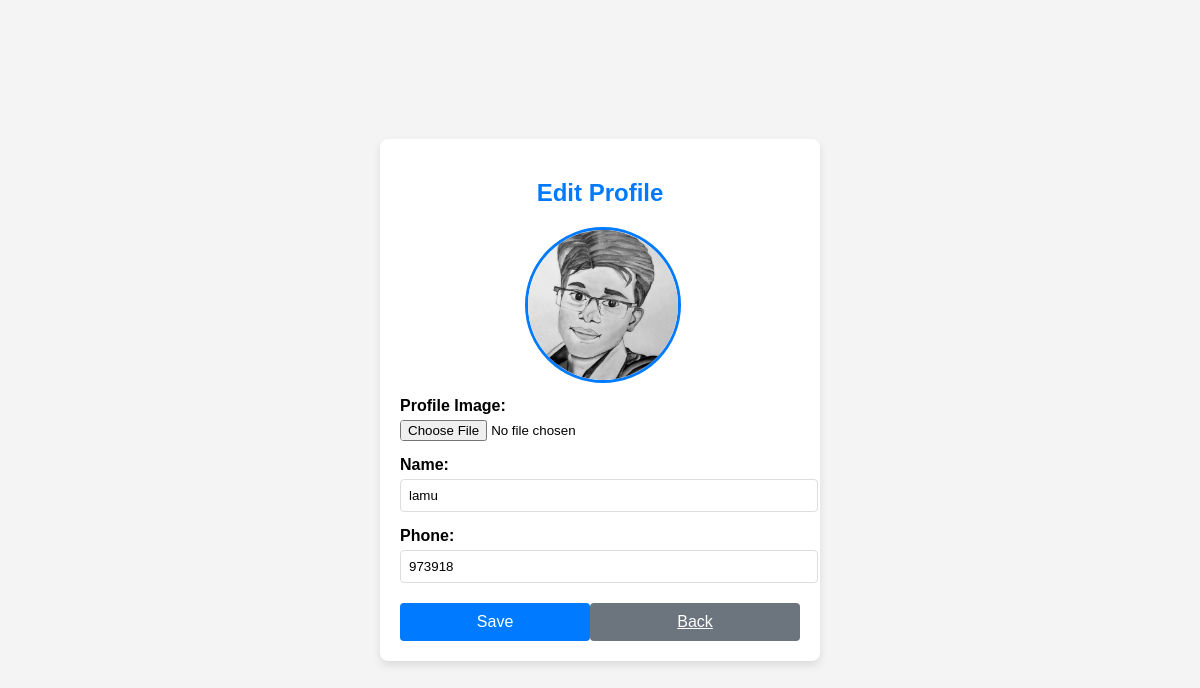
Screenshot of /profile_edit (signed in) with the database file from the repository.
### app.py (models this page shows)
class User(db.Model):
    id = db.Column(db.Integer, primary_key=True)
    username = db.Column(db.String(80), unique=True, nullable=False)
    email = db.Column(db.String(120), unique=True, nullable=False)
    password = db.Column(db.String(120), nullable=False)
    phone = db.Column(db.String(20), nullable=True)
    profile_image = db.Column(db.String(120), nullable=True)
    name = db.Column(db.String(120), nullable=True)
    loyalty_points = db.Column(db.Integer, default=0)
    loyalty_rating = db.Column(db.String(20), default='Silver')
    status = db.Column(db.String(20), nullable=True)
    wishlist = db.relationship('Trip', secondary=wishlist_trips, backref='wishlisted_by')
    booked_trips = db.relationship('Trip', secondary=booked_trips, backref='booked_by')
    past_trips = db.relationship('Trip', secondary=past_trips, backref='past_by')
    trips = db.relationship('Trip', back_populates='user')

### app.py (the view)
@app.route('/profile_edit')
def profile_edit():
    if 'username' not in session:
        flash("Please login to access your profile.", "error")
        return redirect(url_for('signin'))
    username = session['username']
    user = User.query.filter_by(username=username).first()
    return render_template('profile_edit.html', user=user)

### templates/profile_edit.html (shortened to what this page needs)
<!DOCTYPE html>
<html lang="en">
<head>
</head>
<body>
    <div class="profile-edit-container">
        <h2>Edit Profile</h2>
        <div class="profile-image-container">
            {% if user.profile_image %}
                <img src="{{ url_for('static', filename=user.profile_image.replace('\\', '/')) }}" alt="Profile Image" id="profileImagePreview">
            {% else %}
                <img src="{{ url_for('static', filename='uploads/default_profile.png') }}" alt="Profile Image" id="profileImagePreview">
            {% endif %}
        </div>
        <form action="{{ url_for('profile_update') }}" method="post" enctype="multipart/form-data">
            <div class="form-group">
                <label for="profile_image">Profile Image:</label>
                <input type="file" name="profile_image" id="profile_image" accept="image/*" onchange="previewProfileImage(event)">
            </div>
            <div class="form-group">
                <label for="name">Name:</label>
                <input type="text" name="name" id="name" value="{{ user.name }}">
            </div>
            <div class="form-group">
                <label for="phone">Phone:</label>
                <input type="text" name="phone" id="phone" value="{{ user.phone }}">
            </div>
            <div class="buttons">
                <button type="submit" class="save-button">Save</button>
                <a href="{{ url_for('profile') }}" class="back-button">Back</a>
            </div>
        </form>
    </div>
</body>
</html>

### templates/profile_edit.html (style rules this page uses)
body { font-family: Arial, sans-serif; margin: 0; padding: 0; display: flex; justify-content: center; align-items: center; height: 100vh; background-color: #f4f4f4; }
.profile-edit-container { width: 400px; padding: 20px; background: white; border-radius: 8px; box-shadow: 0 4px 8px rgba(0, 0, 0, 0.1); text-align: center; }
.profile-edit-container h2 { margin-bottom: 20px; text-align: center; color: #007BFF; }
.profile-image-container { position: relative; width: 150px; height: 150px; margin: 0 auto 20px; }
.profile-image-container img { width: 100%; height: 100%; border-radius: 50%; object-fit: cover; border: 3px solid #007BFF; }
.form-group { margin-bottom: 15px; text-align: left; }
.form-group label { display: block; margin-bottom: 5px; font-weight: bold; }
.form-group input { width: 100%; padding: 8px; border: 1px solid #ddd; border-radius: 4px; }
.form-group input[type="file"] { border: none; padding: 0; }
.buttons { display: flex; justify-content: space-between; margin-top: 20px; }
.save-button, .back-button { width: 48%; padding: 10px; border: none; border-radius: 4px; cursor: pointer; font-size: 16px; }
.save-button { background-color: #007BFF; color: white; }
.back-button { background-color: #6c757d; color: white; }

### rows the page displays
User: profile_image (picture), name "lamu", phone "973918"
